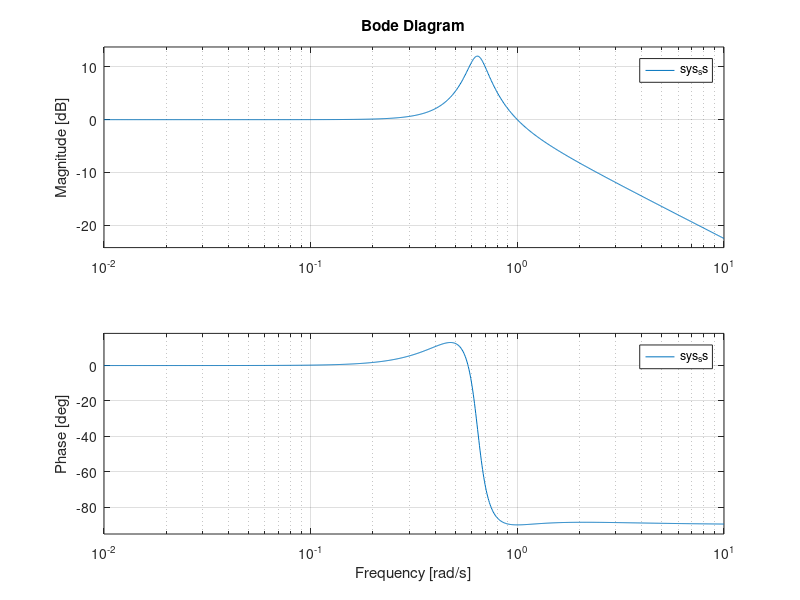

The MATLAB script that drew this image:
sys_tf = tf([3 2 1],[4 3 2 1]);

sys_ss = ss(sys_tf)

[A, B, C, D] = tf2ss(sys_tf.num{1}, sys_tf.den{1});

%cell array example
a = [1 2];
b = {(1), (2)};
b{2}(1);
c = {{1}, {'hello'}};
c{2}{1};

%bode plots are identical
%bode(sys_tf)
%hold
bode(sys_ss)
